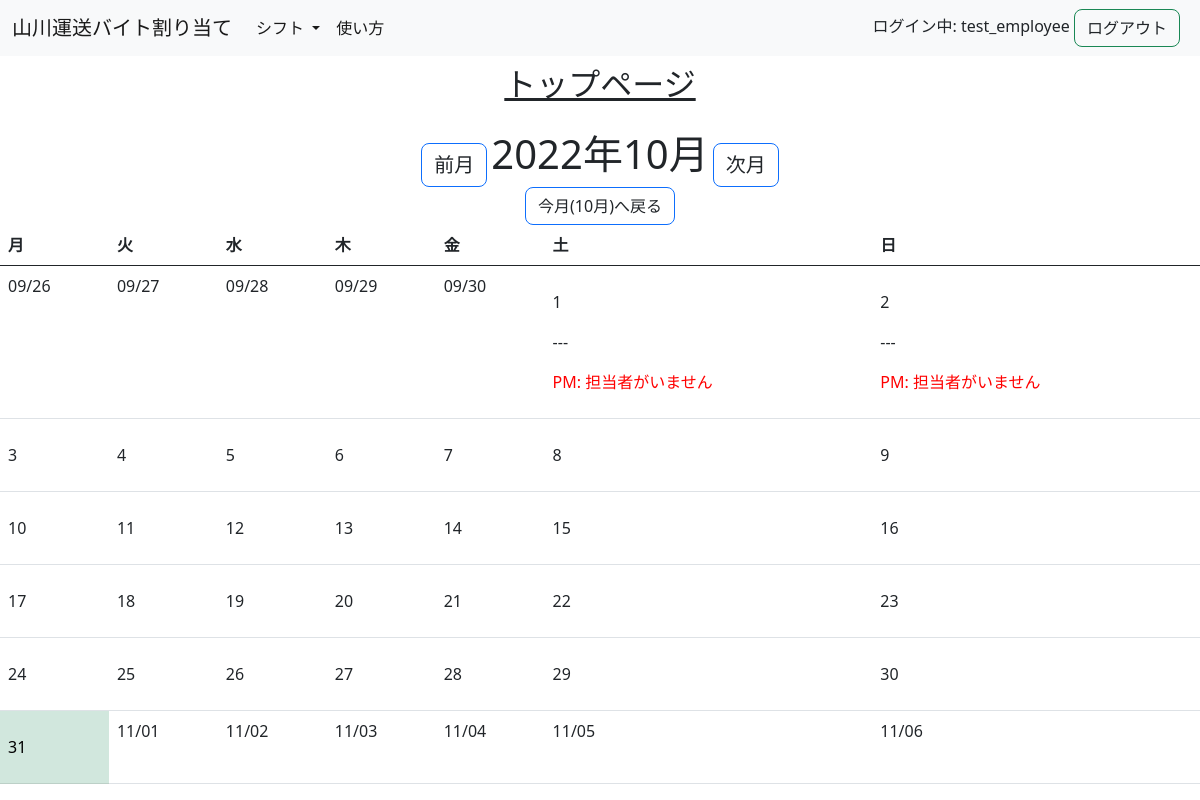
Page /shift/ (signed in) on the earlier database version.
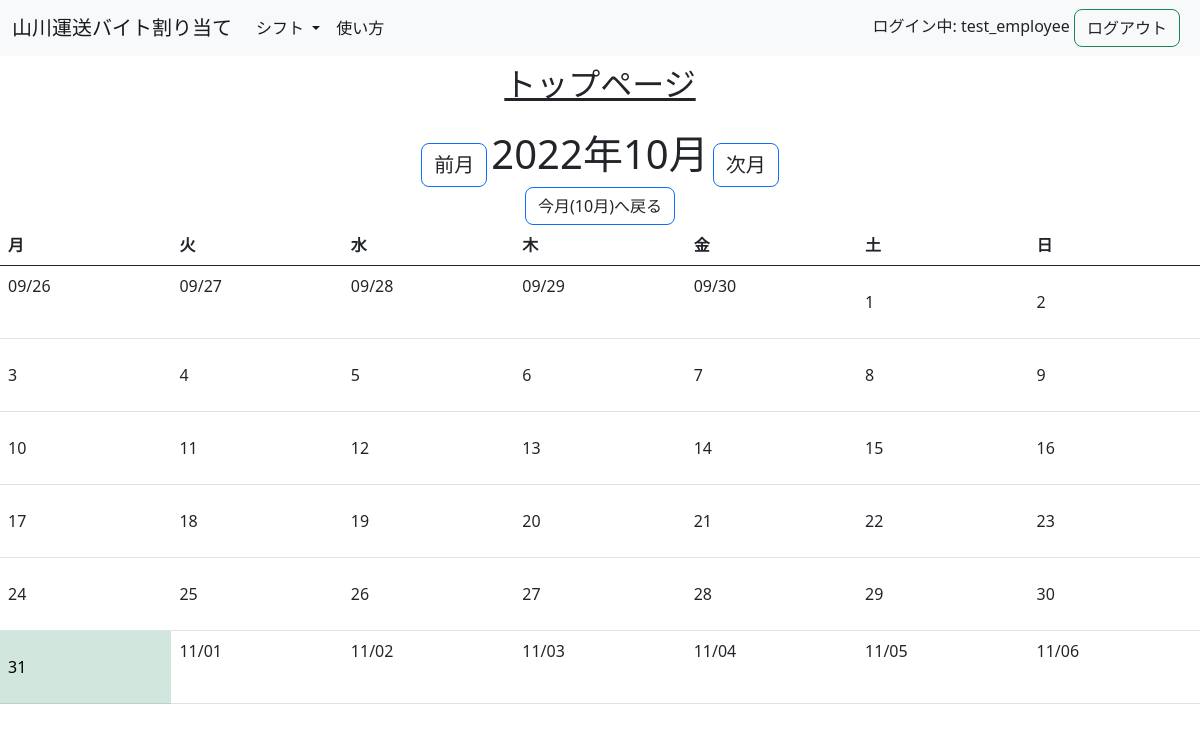
Same page on the later database version.
### shift/models.py (models this page shows, shortened)
class MasterShift(models.Model):
    shift_table = models.ForeignKey(ShiftTable, on_delete=models.CASCADE, null=True, blank=True)  # 追加
    date = models.DateField()
    is_am = models.BooleanField()
    required = models.BooleanField()
    worker = models.ForeignKey(User, on_delete=models.SET_NULL, null=True, blank=True)

### shift/views.py (the view)
# urls.py: path('', views.Index.as_view(), name='index'),
class Index(MonthWithShiftsMixin, TemplateView):
    template_name = 'shift/index2.html'
    model = MasterShift
    date_field = 'date'
    def get_context_data(self, **kwargs):
        context = super().get_context_data(**kwargs)
        calendar_context = self.get_month_calendar()
        context.update(calendar_context)
        context.update({
            'user': self.request.user
        })
        return context

### shift/mixins.py (called while the page is built)
    def setup_calendar(self):
        self._calendar = calendar.Calendar(self.first_weekday)

    def get_week_names(self):
        week_names = deque(self.week_names)
        week_names.rotate(-self.first_weekday)
        return week_names

    def get_previous_month(self, date):
        if date.month == 1:
            return date.replace(year=date.year - 1, month=12, day=1)
        else:
            return date.replace(month=date.month - 1, day=1)

    def get_next_month(self, date):
        if date.month == 12:
            return date.replace(year=date.year + 1, month=1, day=1)
        else:
            return date.replace(month=date.month + 1, day=1)

    def get_month_days(self, date):
        return self._calendar.monthdatescalendar(date.year, date.month)

    def get_current_month(self):
        self.setup_calendar()
        month = self.kwargs.get('month')
        year = self.kwargs.get('year')
        if month and year:
            month = datetime.date(year=int(year), month=int(month), day=1)
        else:
            month = datetime.date.today().replace(day=1)
        return month

### templates/shift/index2.html
{% extends 'top/base.html' %}
{% block content %}
<p class="page-title">
トップページ
</p>
<div class="container-fluid text-center col-6">
    <a class="fs-5 btn btn-outline-primary" href="{% url 'shift:index' month_previous.year month_previous.month %}" role="button">前月</a>
        <span class="fs-1">{{ month_current | date:"Y年m月" }}</span>
    <a class="fs-5 btn btn-outline-primary" href="{% url 'shift:index' month_next.year month_next.month %}" role="button">次月</a>
    <form action='{% url 'shift:index' now.year now.month %}'>
        <input type="submit" class="btn btn-outline-primary" value="今月({{ now.month }}月)へ戻る">
    </form>
</div>
<table class="table">
    <thead>
    <tr>
        {% for w in week_names %}
            <th>{{ w }}</th>
        {% endfor %}
    </tr>
    </thead>
    <tbody>
    {% for week_day_shifts in shifts %}
        <tr>
            {% for day, week_shifts in week_day_shifts.items %}
                {% if now == day %}
                    <td class="table-success">
                        {% else %}
                    <td>
                {% endif %}
            <p>
                {% if month_current.month != day.month %}
                    {{ day | date:"m/d" }}
                {% else %}
                    <p>{{ day.day }}</p>
                    {% for shift in week_shifts %}
                        {% for master_shift in shift|dictsortreversed:"is_am" %}
                            {% if master_shift.date == day %}
                                {% if master_shift.is_am %}
                                    <p>
                                        {% if master_shift.required %}
                                            {% if master_shift.is_am %}
                                                {% if master_shift.worker %}
                                                    <p>AM: {{ master_shift.worker.username }}</p>
                                                {% else %}
                                                    <p class="red">AM: 担当者がいません</p>
                                                {% endif %}
                                            {% endif %}
                                        {% else %}
                                            {% if master_shift.is_am %}
                                                <p>---</p>
                                            {% endif %}
                                        {% endif %}
                                {% else %}
                                    <p>
                                        {% if master_shift.required %}
                                            {% if not master_shift.is_am %}
                                                {% if master_shift.worker %}
                                                    <p>PM: {{ master_shift.worker.username }}</p>
                                                {% else %}
                                                    <p class="red">PM: 担当者がいません</p>
                                                {% endif %}
                                            {% endif %}
                                        {% else %}
                                            {% if not master_shift.is_am %}
                                                <p>---</p>
                                            {% endif %}
                                        {% endif %}
                                {% endif %}
                            {% endif %}
                        {% endfor %}
                    {% endfor %}
                {% endif %}
            </td>
            {% endfor %}
        </tr>
    {% endfor %}
    </tbody>
</table>
{% endblock %}

Differences in the rows shown:
removed MasterShift: date "PM: 担当者がいません"
removed MasterShift: date "PM: 担当者がいません"
